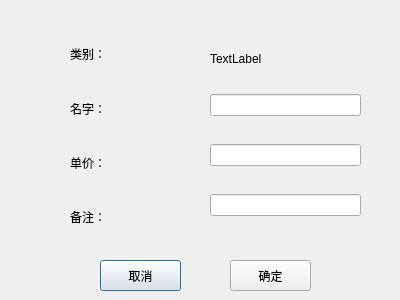
<?xml version="1.0" encoding="UTF-8"?>
<ui version="4.0">
 <class>dishEdit</class>
 <widget class="QDialog" name="dishEdit">
  <property name="geometry">
   <rect>
    <x>0</x>
    <y>0</y>
    <width>400</width>
    <height>300</height>
   </rect>
  </property>
  <property name="windowTitle">
   <string>Dialog</string>
  </property>
  <widget class="QWidget" name="layoutWidget">
   <property name="geometry">
    <rect>
     <x>70</x>
     <y>30</y>
     <width>141</width>
     <height>211</height>
    </rect>
   </property>
   <layout class="QVBoxLayout" name="verticalLayout">
    <item>
     <widget class="QLabel" name="typeLabel">
      <property name="text">
       <string>类别：</string>
      </property>
     </widget>
    </item>
    <item>
     <widget class="QLabel" name="nameLabel">
      <property name="text">
       <string>名字：</string>
      </property>
     </widget>
    </item>
    <item>
     <widget class="QLabel" name="priceLabel">
      <property name="text">
       <string>单价：</string>
      </property>
     </widget>
    </item>
    <item>
     <widget class="QLabel" name="noteLabel">
      <property name="text">
       <string>备注：</string>
      </property>
     </widget>
    </item>
   </layout>
  </widget>
  <widget class="QPushButton" name="CancelBtn">
   <property name="geometry">
    <rect>
     <x>100</x>
     <y>260</y>
     <width>81</width>
     <height>31</height>
    </rect>
   </property>
   <property name="text">
    <string>取消</string>
   </property>
  </widget>
  <widget class="QWidget" name="layoutWidget_2">
   <property name="geometry">
    <rect>
     <x>210</x>
     <y>30</y>
     <width>151</width>
     <height>211</height>
    </rect>
   </property>
   <layout class="QVBoxLayout" name="verticalLayout_2">
    <item>
     <widget class="QLabel" name="typeLabel_2">
      <property name="sizePolicy">
       <sizepolicy hsizetype="Preferred" vsizetype="Fixed">
        <horstretch>0</horstretch>
        <verstretch>0</verstretch>
       </sizepolicy>
      </property>
      <property name="frameShape">
       <enum>QFrame::NoFrame</enum>
      </property>
      <property name="text">
       <string>TextLabel</string>
      </property>
     </widget>
    </item>
    <item>
     <widget class="QLineEdit" name="nameEdit"/>
    </item>
    <item>
     <widget class="QLineEdit" name="priceEdit"/>
    </item>
    <item>
     <widget class="QLineEdit" name="noteEdit"/>
    </item>
   </layout>
  </widget>
  <widget class="QPushButton" name="OkBtn">
   <property name="geometry">
    <rect>
     <x>230</x>
     <y>260</y>
     <width>81</width>
     <height>31</height>
    </rect>
   </property>
   <property name="text">
    <string>确定</string>
   </property>
  </widget>
 </widget>
 <resources/>
 <connections/>
</ui>
